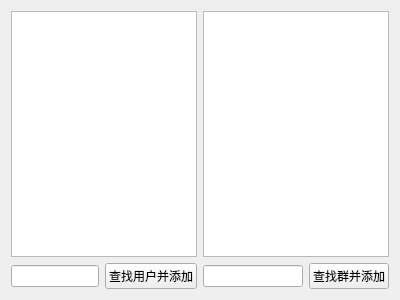
<?xml version="1.0" encoding="UTF-8"?>
<ui version="4.0">
 <class>MainWindow</class>
 <widget class="QWidget" name="MainWindow">
  <property name="geometry">
   <rect>
    <x>0</x>
    <y>0</y>
    <width>400</width>
    <height>300</height>
   </rect>
  </property>
  <property name="windowTitle">
   <string>Form</string>
  </property>
  <layout class="QGridLayout" name="gridLayout">
   <item row="0" column="0" colspan="2">
    <widget class="QListView" name="listView_contacts"/>
   </item>
   <item row="0" column="2" colspan="2">
    <widget class="QListView" name="listView_group"/>
   </item>
   <item row="1" column="0">
    <widget class="QLineEdit" name="lineEdit_searchContacts"/>
   </item>
   <item row="1" column="1">
    <widget class="QPushButton" name="pushButton_searchContacts">
     <property name="text">
      <string>查找用户并添加</string>
     </property>
    </widget>
   </item>
   <item row="1" column="2">
    <widget class="QLineEdit" name="lineEdit_searchGroup"/>
   </item>
   <item row="1" column="3">
    <widget class="QPushButton" name="pushButton_searchGroup">
     <property name="text">
      <string>查找群并添加</string>
     </property>
    </widget>
   </item>
  </layout>
 </widget>
 <resources/>
 <connections/>
</ui>
